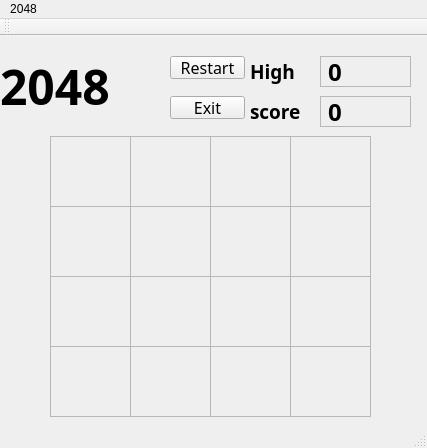
<?xml version="1.0" encoding="UTF-8"?>
<ui version="4.0">
 <class>MainWindow</class>
 <widget class="QMainWindow" name="MainWindow">
  <property name="geometry">
   <rect>
    <x>0</x>
    <y>0</y>
    <width>427</width>
    <height>448</height>
   </rect>
  </property>
  <property name="windowTitle">
   <string>MainWindow</string>
  </property>
  <widget class="QWidget" name="centralWidget">
   <widget class="QLabel" name="label">
    <property name="geometry">
     <rect>
      <x>50</x>
      <y>100</y>
      <width>81</width>
      <height>71</height>
     </rect>
    </property>
    <property name="frameShape">
     <enum>QFrame::StyledPanel</enum>
    </property>
    <property name="text">
     <string>&lt;html&gt;&lt;head/&gt;&lt;body&gt;&lt;p&gt;&lt;br/&gt;&lt;/p&gt;&lt;/body&gt;&lt;/html&gt;</string>
    </property>
   </widget>
   <widget class="QLabel" name="label_2">
    <property name="geometry">
     <rect>
      <x>130</x>
      <y>100</y>
      <width>81</width>
      <height>71</height>
     </rect>
    </property>
    <property name="frameShape">
     <enum>QFrame::StyledPanel</enum>
    </property>
    <property name="text">
     <string>&lt;html&gt;&lt;head/&gt;&lt;body&gt;&lt;p&gt;&lt;br/&gt;&lt;/p&gt;&lt;/body&gt;&lt;/html&gt;</string>
    </property>
   </widget>
   <widget class="QLabel" name="label_3">
    <property name="geometry">
     <rect>
      <x>210</x>
      <y>100</y>
      <width>81</width>
      <height>71</height>
     </rect>
    </property>
    <property name="frameShape">
     <enum>QFrame::StyledPanel</enum>
    </property>
    <property name="text">
     <string>&lt;html&gt;&lt;head/&gt;&lt;body&gt;&lt;p&gt;&lt;img src=&quot;:/num/NUM/0.png&quot;/&gt;&lt;/p&gt;&lt;/body&gt;&lt;/html&gt;</string>
    </property>
   </widget>
   <widget class="QLabel" name="label_4">
    <property name="geometry">
     <rect>
      <x>290</x>
      <y>100</y>
      <width>81</width>
      <height>71</height>
     </rect>
    </property>
    <property name="frameShape">
     <enum>QFrame::StyledPanel</enum>
    </property>
    <property name="text">
     <string>&lt;html&gt;&lt;head/&gt;&lt;body&gt;&lt;p&gt;&lt;img src=&quot;:/num/NUM/0.png&quot;/&gt;&lt;/p&gt;&lt;/body&gt;&lt;/html&gt;</string>
    </property>
   </widget>
   <widget class="QLabel" name="label_5">
    <property name="geometry">
     <rect>
      <x>50</x>
      <y>170</y>
      <width>81</width>
      <height>71</height>
     </rect>
    </property>
    <property name="frameShape">
     <enum>QFrame::StyledPanel</enum>
    </property>
    <property name="text">
     <string>&lt;html&gt;&lt;head/&gt;&lt;body&gt;&lt;p&gt;&lt;img src=&quot;:/num/NUM/0.png&quot;/&gt;&lt;/p&gt;&lt;/body&gt;&lt;/html&gt;</string>
    </property>
   </widget>
   <widget class="QLabel" name="label_6">
    <property name="geometry">
     <rect>
      <x>130</x>
      <y>170</y>
      <width>81</width>
      <height>71</height>
     </rect>
    </property>
    <property name="frameShape">
     <enum>QFrame::StyledPanel</enum>
    </property>
    <property name="text">
     <string>&lt;html&gt;&lt;head/&gt;&lt;body&gt;&lt;p&gt;&lt;img src=&quot;:/num/NUM/0.png&quot;/&gt;&lt;/p&gt;&lt;/body&gt;&lt;/html&gt;</string>
    </property>
   </widget>
   <widget class="QLabel" name="label_7">
    <property name="geometry">
     <rect>
      <x>210</x>
      <y>170</y>
      <width>81</width>
      <height>71</height>
     </rect>
    </property>
    <property name="frameShape">
     <enum>QFrame::StyledPanel</enum>
    </property>
    <property name="text">
     <string>&lt;html&gt;&lt;head/&gt;&lt;body&gt;&lt;p&gt;&lt;img src=&quot;:/num/NUM/0.png&quot;/&gt;&lt;/p&gt;&lt;/body&gt;&lt;/html&gt;</string>
    </property>
   </widget>
   <widget class="QLabel" name="label_8">
    <property name="geometry">
     <rect>
      <x>290</x>
      <y>170</y>
      <width>81</width>
      <height>71</height>
     </rect>
    </property>
    <property name="frameShape">
     <enum>QFrame::StyledPanel</enum>
    </property>
    <property name="text">
     <string>&lt;html&gt;&lt;head/&gt;&lt;body&gt;&lt;p&gt;&lt;img src=&quot;:/num/NUM/0.png&quot;/&gt;&lt;/p&gt;&lt;/body&gt;&lt;/html&gt;</string>
    </property>
   </widget>
   <widget class="QLabel" name="label_9">
    <property name="geometry">
     <rect>
      <x>50</x>
      <y>240</y>
      <width>81</width>
      <height>71</height>
     </rect>
    </property>
    <property name="frameShape">
     <enum>QFrame::StyledPanel</enum>
    </property>
    <property name="text">
     <string>&lt;html&gt;&lt;head/&gt;&lt;body&gt;&lt;p&gt;&lt;img src=&quot;:/num/NUM/0.png&quot;/&gt;&lt;/p&gt;&lt;/body&gt;&lt;/html&gt;</string>
    </property>
   </widget>
   <widget class="QLabel" name="label_10">
    <property name="geometry">
     <rect>
      <x>130</x>
      <y>240</y>
      <width>81</width>
      <height>71</height>
     </rect>
    </property>
    <property name="frameShape">
     <enum>QFrame::StyledPanel</enum>
    </property>
    <property name="text">
     <string>&lt;html&gt;&lt;head/&gt;&lt;body&gt;&lt;p&gt;&lt;img src=&quot;:/num/NUM/0.png&quot;/&gt;&lt;/p&gt;&lt;/body&gt;&lt;/html&gt;</string>
    </property>
   </widget>
   <widget class="QLabel" name="label_11">
    <property name="geometry">
     <rect>
      <x>210</x>
      <y>240</y>
      <width>81</width>
      <height>71</height>
     </rect>
    </property>
    <property name="frameShape">
     <enum>QFrame::StyledPanel</enum>
    </property>
    <property name="text">
     <string>&lt;html&gt;&lt;head/&gt;&lt;body&gt;&lt;p&gt;&lt;br/&gt;&lt;/p&gt;&lt;/body&gt;&lt;/html&gt;</string>
    </property>
   </widget>
   <widget class="QLabel" name="label_12">
    <property name="geometry">
     <rect>
      <x>290</x>
      <y>240</y>
      <width>81</width>
      <height>71</height>
     </rect>
    </property>
    <property name="frameShape">
     <enum>QFrame::StyledPanel</enum>
    </property>
    <property name="text">
     <string>&lt;html&gt;&lt;head/&gt;&lt;body&gt;&lt;p&gt;&lt;img src=&quot;:/num/NUM/0.png&quot;/&gt;&lt;/p&gt;&lt;/body&gt;&lt;/html&gt;</string>
    </property>
   </widget>
   <widget class="QLabel" name="label_13">
    <property name="geometry">
     <rect>
      <x>50</x>
      <y>310</y>
      <width>81</width>
      <height>71</height>
     </rect>
    </property>
    <property name="frameShape">
     <enum>QFrame::StyledPanel</enum>
    </property>
    <property name="text">
     <string>&lt;html&gt;&lt;head/&gt;&lt;body&gt;&lt;p&gt;&lt;img src=&quot;:/num/NUM/0.png&quot;/&gt;&lt;/p&gt;&lt;/body&gt;&lt;/html&gt;</string>
    </property>
   </widget>
   <widget class="QLabel" name="label_14">
    <property name="geometry">
     <rect>
      <x>130</x>
      <y>310</y>
      <width>81</width>
      <height>71</height>
     </rect>
    </property>
    <property name="frameShape">
     <enum>QFrame::StyledPanel</enum>
    </property>
    <property name="text">
     <string>&lt;html&gt;&lt;head/&gt;&lt;body&gt;&lt;p&gt;&lt;img src=&quot;:/num/NUM/0.png&quot;/&gt;&lt;/p&gt;&lt;/body&gt;&lt;/html&gt;</string>
    </property>
   </widget>
   <widget class="QLabel" name="label_15">
    <property name="geometry">
     <rect>
      <x>210</x>
      <y>310</y>
      <width>81</width>
      <height>71</height>
     </rect>
    </property>
    <property name="frameShape">
     <enum>QFrame::StyledPanel</enum>
    </property>
    <property name="text">
     <string>&lt;html&gt;&lt;head/&gt;&lt;body&gt;&lt;p&gt;&lt;img src=&quot;:/num/NUM/0.png&quot;/&gt;&lt;/p&gt;&lt;/body&gt;&lt;/html&gt;</string>
    </property>
   </widget>
   <widget class="QLabel" name="label_16">
    <property name="geometry">
     <rect>
      <x>290</x>
      <y>310</y>
      <width>81</width>
      <height>71</height>
     </rect>
    </property>
    <property name="frameShape">
     <enum>QFrame::StyledPanel</enum>
    </property>
    <property name="text">
     <string>&lt;html&gt;&lt;head/&gt;&lt;body&gt;&lt;p&gt;&lt;img src=&quot;:/num/NUM/0.png&quot;/&gt;&lt;/p&gt;&lt;/body&gt;&lt;/html&gt;</string>
    </property>
   </widget>
   <widget class="QLabel" name="label_17">
    <property name="geometry">
     <rect>
      <x>0</x>
      <y>10</y>
      <width>151</width>
      <height>81</height>
     </rect>
    </property>
    <property name="font">
     <font>
      <family>華康少女文字W7(P)</family>
      <pointsize>36</pointsize>
      <weight>75</weight>
      <bold>true</bold>
     </font>
    </property>
    <property name="text">
     <string>2048</string>
    </property>
   </widget>
   <widget class="QLabel" name="label_18">
    <property name="geometry">
     <rect>
      <x>40</x>
      <y>90</y>
      <width>340</width>
      <height>300</height>
     </rect>
    </property>
    <property name="text">
     <string>&lt;html&gt;&lt;head/&gt;&lt;body&gt;&lt;p&gt;&lt;br/&gt;&lt;/p&gt;&lt;/body&gt;&lt;/html&gt;</string>
    </property>
   </widget>
   <widget class="QLabel" name="label_19">
    <property name="geometry">
     <rect>
      <x>250</x>
      <y>60</y>
      <width>61</width>
      <height>31</height>
     </rect>
    </property>
    <property name="font">
     <font>
      <family>華康少女文字W5(P)</family>
      <pointsize>14</pointsize>
      <weight>75</weight>
      <bold>true</bold>
     </font>
    </property>
    <property name="text">
     <string>score</string>
    </property>
   </widget>
   <widget class="QLabel" name="label_20">
    <property name="geometry">
     <rect>
      <x>320</x>
      <y>60</y>
      <width>91</width>
      <height>31</height>
     </rect>
    </property>
    <property name="font">
     <font>
      <family>AR CHRISTY</family>
      <pointsize>18</pointsize>
      <weight>75</weight>
      <bold>true</bold>
     </font>
    </property>
    <property name="frameShape">
     <enum>QFrame::StyledPanel</enum>
    </property>
    <property name="text">
     <string>0</string>
    </property>
    <property name="textFormat">
     <enum>Qt::AutoText</enum>
    </property>
   </widget>
   <widget class="QPushButton" name="pushButton">
    <property name="geometry">
     <rect>
      <x>170</x>
      <y>20</y>
      <width>75</width>
      <height>23</height>
     </rect>
    </property>
    <property name="font">
     <font>
      <family>華康寶風體W4</family>
      <pointsize>12</pointsize>
     </font>
    </property>
    <property name="focusPolicy">
     <enum>Qt::NoFocus</enum>
    </property>
    <property name="text">
     <string>Restart</string>
    </property>
   </widget>
   <widget class="QPushButton" name="pushButton_2">
    <property name="geometry">
     <rect>
      <x>170</x>
      <y>60</y>
      <width>75</width>
      <height>23</height>
     </rect>
    </property>
    <property name="font">
     <font>
      <family>華康寶風體W4</family>
      <pointsize>12</pointsize>
     </font>
    </property>
    <property name="focusPolicy">
     <enum>Qt::NoFocus</enum>
    </property>
    <property name="text">
     <string>Exit</string>
    </property>
   </widget>
   <widget class="QLabel" name="label_21">
    <property name="geometry">
     <rect>
      <x>250</x>
      <y>20</y>
      <width>61</width>
      <height>31</height>
     </rect>
    </property>
    <property name="font">
     <font>
      <family>華康娃娃體W7(P)</family>
      <pointsize>14</pointsize>
      <weight>75</weight>
      <bold>true</bold>
     </font>
    </property>
    <property name="text">
     <string>High</string>
    </property>
   </widget>
   <widget class="QLabel" name="label_22">
    <property name="geometry">
     <rect>
      <x>320</x>
      <y>20</y>
      <width>91</width>
      <height>31</height>
     </rect>
    </property>
    <property name="font">
     <font>
      <family>AR CHRISTY</family>
      <pointsize>18</pointsize>
      <weight>75</weight>
      <bold>true</bold>
     </font>
    </property>
    <property name="frameShape">
     <enum>QFrame::StyledPanel</enum>
    </property>
    <property name="text">
     <string>0</string>
    </property>
    <property name="textFormat">
     <enum>Qt::AutoText</enum>
    </property>
   </widget>
  </widget>
  <widget class="QMenuBar" name="menuBar">
   <property name="geometry">
    <rect>
     <x>0</x>
     <y>0</y>
     <width>427</width>
     <height>21</height>
    </rect>
   </property>
   <widget class="QMenu" name="menu2048">
    <property name="title">
     <string>2048</string>
    </property>
   </widget>
   <addaction name="menu2048"/>
  </widget>
  <widget class="QToolBar" name="mainToolBar">
   <attribute name="toolBarArea">
    <enum>TopToolBarArea</enum>
   </attribute>
   <attribute name="toolBarBreak">
    <bool>false</bool>
   </attribute>
  </widget>
  <widget class="QStatusBar" name="statusBar"/>
 </widget>
 <layoutdefault spacing="6" margin="11"/>
 <resources/>
 <connections/>
</ui>
